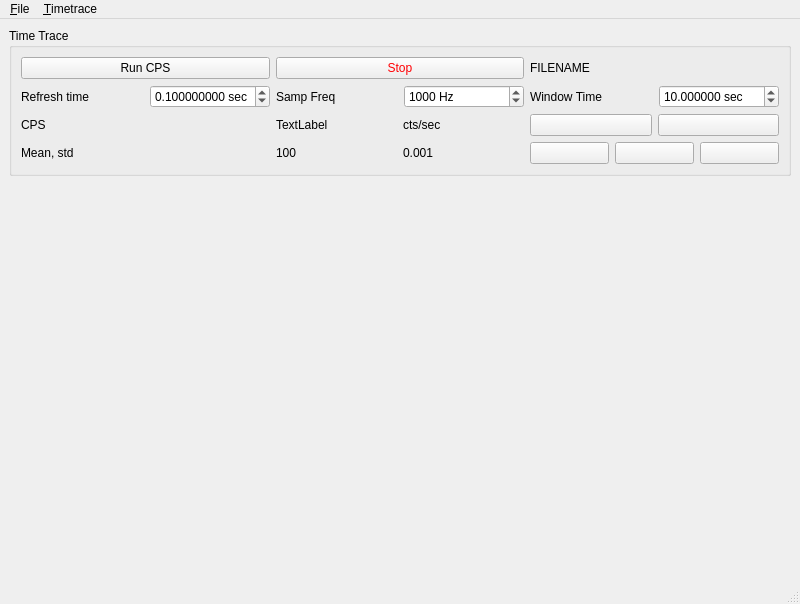
<?xml version="1.0" encoding="UTF-8"?>
<ui version="4.0">
 <class>timetrace_mainwindow</class>
 <widget class="QMainWindow" name="timetrace_mainwindow">
  <property name="geometry">
   <rect>
    <x>0</x>
    <y>0</y>
    <width>800</width>
    <height>604</height>
   </rect>
  </property>
  <property name="windowTitle">
   <string>Timetrace</string>
  </property>
  <widget class="QWidget" name="central_widget">
   <layout class="QVBoxLayout" name="verticalLayout_2">
    <item>
     <layout class="QVBoxLayout" name="main_layout" stretch="0,3">
      <item>
       <widget class="QGroupBox" name="timetrace_groupbox">
        <property name="sizePolicy">
         <sizepolicy hsizetype="Minimum" vsizetype="Fixed">
          <horstretch>0</horstretch>
          <verstretch>0</verstretch>
         </sizepolicy>
        </property>
        <property name="minimumSize">
         <size>
          <width>0</width>
          <height>0</height>
         </size>
        </property>
        <property name="styleSheet">
         <string notr="true"/>
        </property>
        <property name="title">
         <string>Time Trace</string>
        </property>
        <layout class="QVBoxLayout" name="verticalLayout" stretch="1,1,2">
         <item>
          <layout class="QHBoxLayout" name="control_cps_layout" stretch="1,1,1">
           <item>
            <widget class="QPushButton" name="run_cps_button">
             <property name="text">
              <string>Run CPS</string>
             </property>
             <property name="shortcut">
              <string>Alt+T</string>
             </property>
            </widget>
           </item>
           <item>
            <widget class="QPushButton" name="stop_button">
             <property name="styleSheet">
              <string notr="true">  color: rgb(255, 0, 4);
  background-color: qlineargradient(spread:pad, x1:0, y1:0, x2:1, y2:0, 
  stop:0 rgba(255, 0, 0, 255),
  stop:0.166 rgba(255, 255, 0, 255),
  stop:0.333 rgba(0, 255, 0, 255),
  stop:0.5 rgba(0, 255, 255, 255),
  stop:0.666 rgba(0, 0, 255, 255),
  stop:0.833 rgba(255, 0, 255, 255),
  stop:1 rgba(255, 0, 0, 255));</string>
             </property>
             <property name="text">
              <string>Stop</string>
             </property>
            </widget>
           </item>
           <item>
            <widget class="QLabel" name="filename_label">
             <property name="text">
              <string>FILENAME</string>
             </property>
            </widget>
           </item>
          </layout>
         </item>
         <item>
          <layout class="QHBoxLayout" name="acquisition_cps_layout" stretch="1,1,1,1,1,1">
           <item>
            <widget class="QLabel" name="refresh_time_label">
             <property name="text">
              <string>Refresh time</string>
             </property>
            </widget>
           </item>
           <item>
            <widget class="QDoubleSpinBox" name="refresh_time_spinbox">
             <property name="maximumSize">
              <size>
               <width>120</width>
               <height>16777215</height>
              </size>
             </property>
             <property name="suffix">
              <string> sec</string>
             </property>
             <property name="decimals">
              <number>9</number>
             </property>
             <property name="maximum">
              <double>1000000000000000019884624838656.000000000000000</double>
             </property>
             <property name="singleStep">
              <double>0.100000000000000</double>
             </property>
             <property name="value">
              <double>0.100000000000000</double>
             </property>
            </widget>
           </item>
           <item>
            <widget class="QLabel" name="samp_freq_label">
             <property name="text">
              <string>Samp Freq</string>
             </property>
            </widget>
           </item>
           <item>
            <widget class="QSpinBox" name="samp_freq_spinbox">
             <property name="maximumSize">
              <size>
               <width>120</width>
               <height>16777215</height>
              </size>
             </property>
             <property name="suffix">
              <string> Hz</string>
             </property>
             <property name="maximum">
              <number>999999999</number>
             </property>
             <property name="singleStep">
              <number>100</number>
             </property>
             <property name="value">
              <number>1000</number>
             </property>
            </widget>
           </item>
           <item>
            <widget class="QLabel" name="samp_avg_label">
             <property name="text">
              <string>Window Time</string>
             </property>
            </widget>
           </item>
           <item>
            <widget class="QDoubleSpinBox" name="window_time_spinbox">
             <property name="maximumSize">
              <size>
               <width>120</width>
               <height>16777215</height>
              </size>
             </property>
             <property name="suffix">
              <string> sec</string>
             </property>
             <property name="decimals">
              <number>6</number>
             </property>
             <property name="maximum">
              <double>1000000000000000000000.000000000000000</double>
             </property>
             <property name="value">
              <double>10.000000000000000</double>
             </property>
            </widget>
           </item>
          </layout>
         </item>
         <item>
          <layout class="QHBoxLayout" name="stats_layout">
           <item>
            <layout class="QVBoxLayout" name="stats_checkbox_layout">
             <item>
              <widget class="QLabel" name="cps_text_label">
               <property name="frameShape">
                <enum>QFrame::NoFrame</enum>
               </property>
               <property name="frameShadow">
                <enum>QFrame::Plain</enum>
               </property>
               <property name="text">
                <string>CPS</string>
               </property>
              </widget>
             </item>
             <item>
              <widget class="QLabel" name="mean_std_label">
               <property name="text">
                <string>Mean, std</string>
               </property>
              </widget>
             </item>
            </layout>
           </item>
           <item>
            <layout class="QVBoxLayout" name="stats_value_layout">
             <item>
              <layout class="QHBoxLayout" name="cps_value_layout">
               <item>
                <widget class="QLabel" name="cps_label">
                 <property name="text">
                  <string>TextLabel</string>
                 </property>
                </widget>
               </item>
               <item>
                <widget class="QLabel" name="cps_units_label">
                 <property name="text">
                  <string>cts/sec</string>
                 </property>
                </widget>
               </item>
              </layout>
             </item>
             <item>
              <layout class="QHBoxLayout" name="meanstd_value_layout">
               <item>
                <widget class="QLabel" name="mean_label">
                 <property name="text">
                  <string>100</string>
                 </property>
                </widget>
               </item>
               <item>
                <widget class="QLabel" name="std_label">
                 <property name="text">
                  <string>0.001</string>
                 </property>
                </widget>
               </item>
              </layout>
             </item>
            </layout>
           </item>
           <item>
            <layout class="QVBoxLayout" name="save_load_layout">
             <item>
              <layout class="QHBoxLayout" name="save_layout">
               <item>
                <widget class="QPushButton" name="save_button">
                 <property name="text">
                  <string/>
                 </property>
                 <property name="icon">
                  <iconset resource="../../../../artwork/qudi_icons.qrc">
                   <normaloff>:/icons/icons/save.png</normaloff>:/icons/icons/save.png</iconset>
                 </property>
                </widget>
               </item>
               <item>
                <widget class="QPushButton" name="delete_button">
                 <property name="text">
                  <string/>
                 </property>
                 <property name="icon">
                  <iconset resource="../../../../artwork/qudi_icons.qrc">
                   <normaloff>:/icons/icons/delete.png</normaloff>:/icons/icons/delete.png</iconset>
                 </property>
                </widget>
               </item>
              </layout>
             </item>
             <item>
              <layout class="QHBoxLayout" name="load_layout">
               <item>
                <widget class="QPushButton" name="load_button">
                 <property name="text">
                  <string/>
                 </property>
                 <property name="icon">
                  <iconset resource="../../../../artwork/qudi_icons.qrc">
                   <normaloff>:/icons/icons/load.png</normaloff>:/icons/icons/load.png</iconset>
                 </property>
                </widget>
               </item>
               <item>
                <widget class="QPushButton" name="previous_button">
                 <property name="text">
                  <string/>
                 </property>
                 <property name="icon">
                  <iconset resource="../../../../artwork/qudi_icons.qrc">
                   <normaloff>:/icons/icons/previous.png</normaloff>:/icons/icons/previous.png</iconset>
                 </property>
                </widget>
               </item>
               <item>
                <widget class="QPushButton" name="next_button">
                 <property name="text">
                  <string/>
                 </property>
                 <property name="icon">
                  <iconset resource="../../../../artwork/qudi_icons.qrc">
                   <normaloff>:/icons/icons/next.png</normaloff>:/icons/icons/next.png</iconset>
                 </property>
                </widget>
               </item>
              </layout>
             </item>
            </layout>
           </item>
          </layout>
         </item>
        </layout>
       </widget>
      </item>
      <item>
       <layout class="QVBoxLayout" name="plot_layout" stretch="0">
        <item>
         <widget class="PlotWidget" name="cps_plot" native="true">
          <property name="sizePolicy">
           <sizepolicy hsizetype="Minimum" vsizetype="Minimum">
            <horstretch>0</horstretch>
            <verstretch>0</verstretch>
           </sizepolicy>
          </property>
         </widget>
        </item>
       </layout>
      </item>
     </layout>
    </item>
   </layout>
  </widget>
  <widget class="QMenuBar" name="menubar">
   <property name="geometry">
    <rect>
     <x>0</x>
     <y>0</y>
     <width>800</width>
     <height>21</height>
    </rect>
   </property>
   <widget class="QMenu" name="menuFile">
    <property name="title">
     <string>&amp;File</string>
    </property>
    <addaction name="save_action"/>
    <addaction name="save_as_action"/>
    <addaction name="load_action"/>
    <addaction name="export_action"/>
    <addaction name="separator"/>
    <addaction name="exit_action"/>
   </widget>
   <widget class="QMenu" name="menuTimetrace">
    <property name="title">
     <string>&amp;Timetrace</string>
    </property>
    <addaction name="actionStart_timetrace"/>
    <addaction name="actionStop_reader"/>
   </widget>
   <addaction name="menuFile"/>
   <addaction name="menuTimetrace"/>
  </widget>
  <widget class="QStatusBar" name="statusbar"/>
  <action name="save_action">
   <property name="text">
    <string>&amp;Save</string>
   </property>
  </action>
  <action name="load_action">
   <property name="text">
    <string>&amp;Load</string>
   </property>
  </action>
  <action name="exit_action">
   <property name="text">
    <string>&amp;Exit</string>
   </property>
   <property name="shortcut">
    <string>Ctrl+Q</string>
   </property>
  </action>
  <action name="save_as_action">
   <property name="text">
    <string>Save &amp;as</string>
   </property>
  </action>
  <action name="actionStart_timetrace">
   <property name="text">
    <string>Start &amp;timetrace</string>
   </property>
  </action>
  <action name="actionStop_reader">
   <property name="text">
    <string>&amp;Stop reader</string>
   </property>
  </action>
  <action name="export_action">
   <property name="text">
    <string>Export</string>
   </property>
  </action>
 </widget>
 <customwidgets>
  <customwidget>
   <class>PlotWidget</class>
   <extends>QWidget</extends>
   <header>pyqtgraph</header>
   <container>1</container>
  </customwidget>
 </customwidgets>
 <resources>
  <include location="../../../../artwork/qudi_icons.qrc"/>
 </resources>
 <connections/>
</ui>
